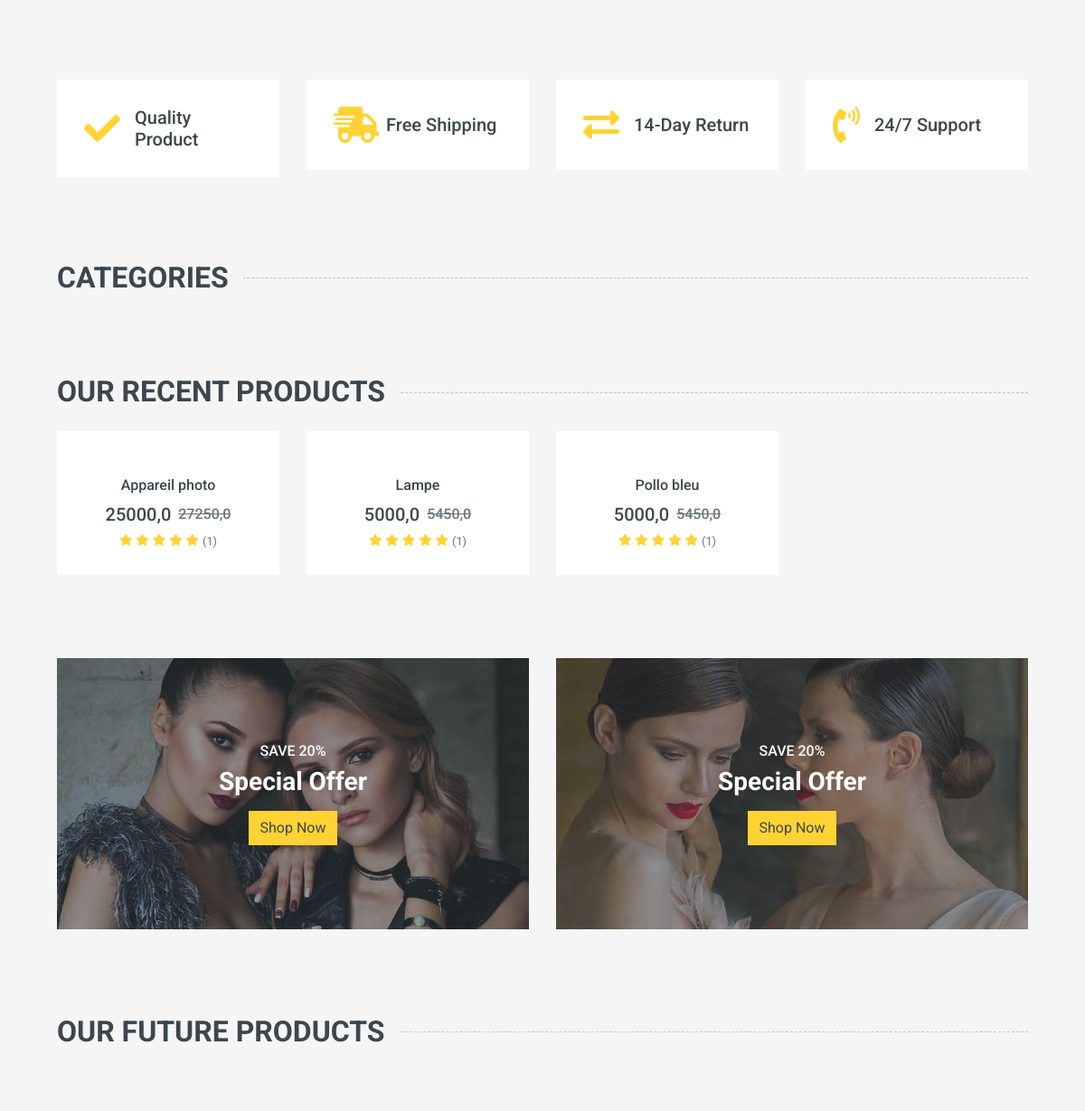
The app's page / (middle part), older data.
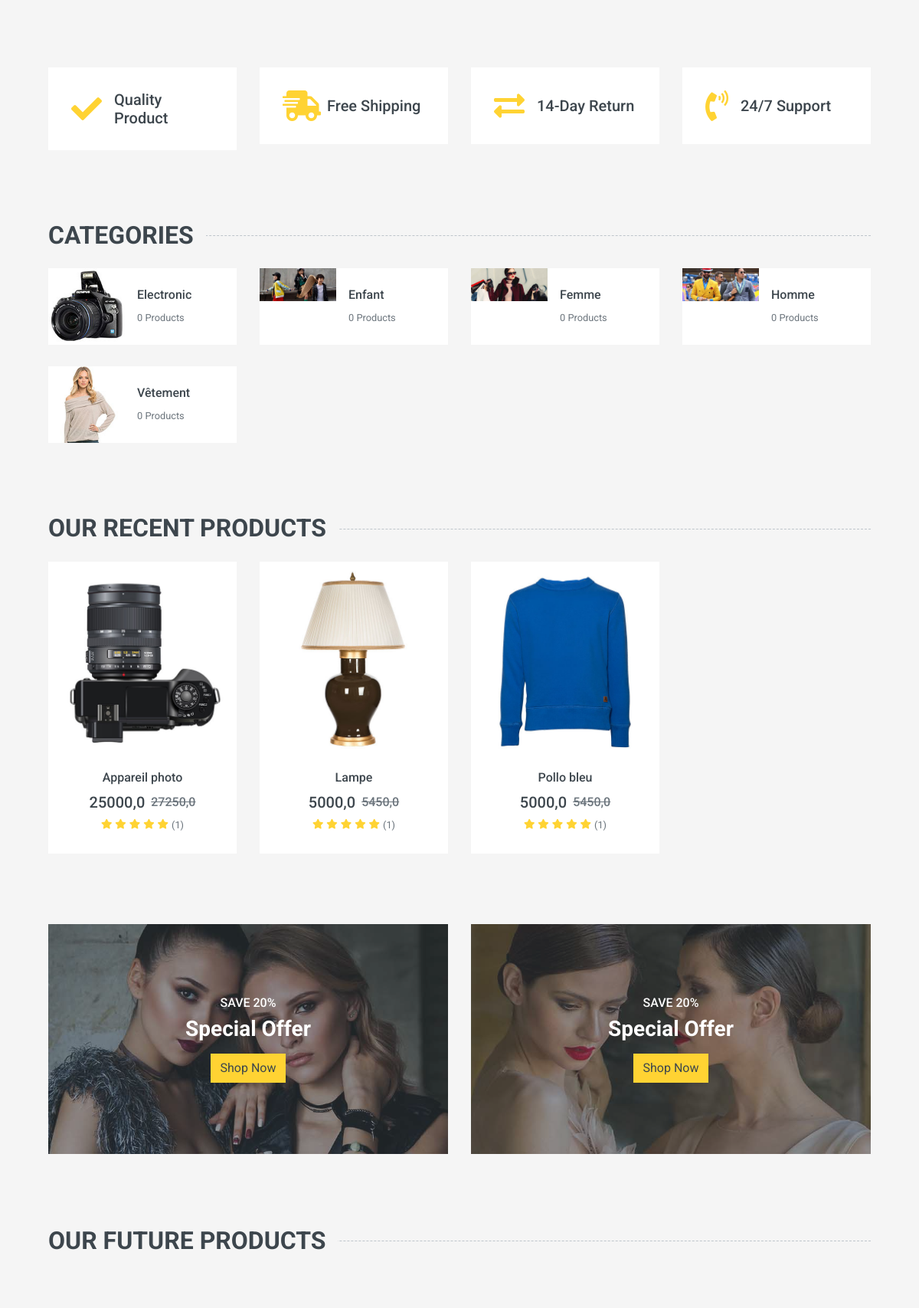
The same page, newer data.
### back/models.py (models this page shows, shortened)
class Product(models.Model):
    name = models.CharField(max_length=30, unique=True, null=False, blank=False)
    slug = models.CharField(max_length=50, unique=True, null=False, blank=False)
    price = models.FloatField(null=False, blank=False)
    description = models.TextField(max_length=255, null=True, blank=True)
    details = models.TextField(max_length=255, null=True, blank=True)
    stock = models.IntegerField(default=1, null=True, blank=True)
    active = models.BooleanField(default=True, null=False, blank=True)
    created_at = models.DateTimeField(auto_now_add=True, null=False, blank=True)
    category = models.ForeignKey('Category', null=True, blank=False, on_delete=models.SET_NULL, related_name='products')
    class Meta:
        ordering = ["-created_at", 'name']
    @property
    def promo_price(self):
        return self.price + self.price * 0.09
    @property
    def first_image(self):
        if self.images.all():
            return self.images.all()[0].file.url
        else:
            return ''

class Category(models.Model):
    name = models.CharField(max_length=45, null=False, blank=False, unique=True)
    slug = models.CharField(max_length=35, null=False, blank=False, unique=True)
    active = models.BooleanField(default=True, null=False, blank=False)
    created_at = models.DateTimeField(null=False, blank=False, auto_now_add=True)
    image = models.ImageField(null=True, blank=True, upload_to='images/categories/')
    parent = models.ForeignKey('Category', null=True, blank=True,
            related_name='subcategories', on_delete=models.SET_NULL)
    class Meta:
        verbose_name_plural = "categories"
        ordering = ["-created_at", "name"]

class Image(models.Model):
    name = models.CharField(max_length=30, null=False, blank=False)
    file = models.ImageField(null=False, blank=True, upload_to="images/products/")
    product = models.ForeignKey("Product", on_delete=models.CASCADE,
            related_name="images")

### front/views.py (the view)
# urls.py: 2. Add a URL to urlpatterns:  path('', views.home, name='home')
def home(request):
    products = Product.objects.filter(active=True).order_by('name')[:12]
    arrivals = Arrival.objects.filter(closed=False)
    arrivals_details = []
    for arrival in arrivals:
        arrivals_details += list(Arrival_details.objects.filter(arrival=arrival))
    context = {
        'products': products,
        'arrivals_details': arrivals_details
    }
    return render(request, 'front/index.html', context)

### back/context_processors.py (called while the page is built)
def getCategories(request):
    categories = Category.objects.filter(active=True).order_by('name')
    return {'categories': categories}

### front/templates/front/index.html (shortened to what this page needs)
{% extends 'base.html' %}
{% load static %}
{% block content %}
    <div class="container-fluid mb-3">
        <div class="row px-xl-5">
            <div class="col-lg-8">
            </div>
            <div class="col-lg-4">
            </div>
        </div>
    </div>
    <div class="container-fluid pt-5">
        <div class="row px-xl-5 pb-3">
            <div class="col-lg-3 col-md-6 col-sm-12 pb-1">
                <div class="d-flex align-items-center bg-light mb-4" style="padding: 30px;">
                    <h1 class="fa fa-check text-primary m-0 mr-3"></h1>
                    <h5 class="font-weight-semi-bold m-0">Quality Product</h5>
                </div>
            </div>
            <div class="col-lg-3 col-md-6 col-sm-12 pb-1">
                <div class="d-flex align-items-center bg-light mb-4" style="padding: 30px;">
                    <h1 class="fa fa-shipping-fast text-primary m-0 mr-2"></h1>
                    <h5 class="font-weight-semi-bold m-0">Free Shipping</h5>
                </div>
            </div>
            <div class="col-lg-3 col-md-6 col-sm-12 pb-1">
                <div class="d-flex align-items-center bg-light mb-4" style="padding: 30px;">
                    <h1 class="fas fa-exchange-alt text-primary m-0 mr-3"></h1>
                    <h5 class="font-weight-semi-bold m-0">14-Day Return</h5>
                </div>
            </div>
            <div class="col-lg-3 col-md-6 col-sm-12 pb-1">
                <div class="d-flex align-items-center bg-light mb-4" style="padding: 30px;">
                    <h1 class="fa fa-phone-volume text-primary m-0 mr-3"></h1>
                    <h5 class="font-weight-semi-bold m-0">24/7 Support</h5>
                </div>
            </div>
        </div>
    </div>
    <div class="container-fluid pt-5">
        <h2 class="section-title position-relative text-uppercase mx-xl-5 mb-4"><span class="bg-secondary pr-3">Categories</span></h2>
        <div class="row px-xl-5 pb-3">
            {% for category in categories %}
            <div class="col-lg-3 col-md-4 col-sm-6 pb-1">
                <a class="text-decoration-none" href="">
                    <div class="cat-item d-flex align-items-center mb-4">
                        <div class="overflow-hidden" style="width: 100px; height: 100px;">
                            <img class="img-fluid" src="{{category.image.url}}" alt="">
                        </div>
                        <div class="flex-fill pl-3">
                            <h6>{{category.name}}</h6>
                            <small class="text-body">{{category.products.count}} Products</small>
                        </div>
                    </div>
                </a>
            </div>
            {% endfor %}
        </div>
    </div>
    <div class="container-fluid pt-5 pb-3">
        <h2 class="section-title position-relative text-uppercase mx-xl-5 mb-4"><span class="bg-secondary pr-3">Our recent products</span></h2>
        <div class="row px-xl-5">
            {% for product in products %}
            <div class="col-lg-3 col-md-4 col-sm-6 pb-1">
                <div class="product-item bg-light mb-4">
                    <div class="product-img position-relative overflow-hidden">
                        <img class="img-fluid w-100" src="{{product.first_image}}" alt="">
                        <div class="product-action">
                        </div>
                    </div>
                    <div class="text-center py-4">
                        <a class="h6 text-decoration-none text-truncate" href="">{{product.name}}</a>
                        <div class="d-flex align-items-center justify-content-center mt-2">
                            <h5>{{product.price}}</h5><h6 class="text-muted ml-2"><del>{{product.promo_price}}</del></h6>
                        </div>
                        <div class="d-flex align-items-center justify-content-center mb-1">
                            <small class="fa fa-star text-primary mr-1"></small>
                            <small class="fa fa-star text-primary mr-1"></small>
                            <small class="fa fa-star text-primary mr-1"></small>
                            <small class="fa fa-star text-primary mr-1"></small>
                            <small class="fa fa-star text-primary mr-1"></small>
                            <small>({{product.stock}})</small>
                        </div>
                    </div>
                </div>
            </div>
            {% endfor %}
        </div>
    </div>
    <div class="container-fluid pt-5 pb-3">
        <div class="row px-xl-5">
            <div class="col-md-6">
                <div class="product-offer mb-30" style="height: 300px;">
                    <img class="img-fluid" src="{% static 'img/offer-1.jpg' %}" alt="">
                    <div class="offer-text">
                        <h6 class="text-white text-uppercase">Save 20%</h6>
                        <h3 class="text-white mb-3">Special Offer</h3>
                        <a href="" class="btn btn-primary">Shop Now</a>
                    </div>
                </div>
            </div>
            <div class="col-md-6">
                <div class="product-offer mb-30" style="height: 300px;">
                    <img class="img-fluid" src="{% static 'img/offer-2.jpg' %}" alt="">
                    <div class="offer-text">
                        <h6 class="text-white text-uppercase">Save 20%</h6>
                        <h3 class="text-white mb-3">Special Offer</h3>
                        <a href="" class="btn btn-primary">Shop Now</a>
                    </div>
                </div>
            </div>
        </div>
    </div>
    <div class="container-fluid pt-5 pb-3">
        <h2 class="section-title position-relative text-uppercase mx-xl-5 mb-4"><span class="bg-secondary pr-3">Our future Products</span></h2>
    </div>
    <div class="container-fluid py-5">
    </div>
{% endblock %}

### templates/base.html (shortened to what this page needs)
<!DOCTYPE html>
{% load static %}
<html lang="en">
<head>
    <link href="https://cdnjs.cloudflare.com/ajax/libs/font-awesome/5.10.0/css/all.min.css" rel="stylesheet">
    <link href="{% static 'lib/animate/animate.min.css' %}" rel="stylesheet">
    <link href="{% static 'lib/owlcarousel/assets/owl.carousel.min.css' %}" rel="stylesheet">
    <link href="{% static 'css/style.css' %}" rel="stylesheet">
</head>
<body>
    {% block content %}
    {% endblock %}
</body>
</html>

Row changes from the older to the newer data that the page shows:
added Category: image (picture), name "Electronic", products.count "0"
added Category: image (picture), name "Enfant", products.count "0"
added Category: image (picture), name "Femme", products.count "0"
added Category: image (picture), name "Homme", products.count "0"
added Category: image (picture), name "Vêtement", products.count "0"
